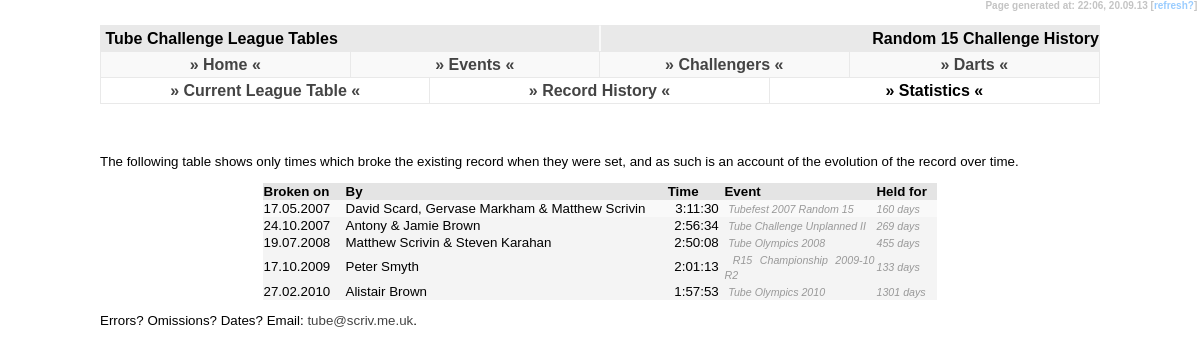
Page /random15/history/index.php on the committed database.
### tables this page shows
CREATE TABLE IF NOT EXISTS `tc_data` (
  `tc_challenge` varchar(3) NOT NULL DEFAULT '',
  `tc_name` varchar(255) NOT NULL DEFAULT '',
  `tc_hours` tinyint(2) NOT NULL DEFAULT '0',
  `tc_mins` tinyint(2) NOT NULL DEFAULT '0',
  `tc_sec` tinyint(2) NOT NULL DEFAULT '0',
  `tc_event` varchar(255) DEFAULT NULL,
  `tc_date` date DEFAULT NULL,
  `tc_fn_station_count` smallint(4) DEFAULT NULL,
  `tc_fn274_excluded_station` varchar(3) DEFAULT NULL,
  `tc_fn_gwr` char(1) DEFAULT NULL,
  `tc_uid` int(4) NOT NULL AUTO_INCREMENT,
  `tc_pending_yn` char(1) NOT NULL DEFAULT 'N',
  `tc_upd_id` varchar(3) NOT NULL DEFAULT '',
  `tc_upd_date` timestamp NOT NULL DEFAULT CURRENT_TIMESTAMP ON UPDATE CURRENT_TIMESTAMP,
  PRIMARY KEY (`tc_uid`)
);

### random15/history/index.php (the view, shortened to what this page needs)
<!DOCTYPE html PUBLIC "-//W3C//DTD XHTML 1.0 Strict//EN" "http://www.w3.org/TR/xhtml1/DTD/xhtml1-strict.dtd">
<html xmlns="http://www.w3.org/1999/xhtml" xml:lang="en">
<head>
  <link rel="stylesheet" title="Default" type="text/css" href="../../default.css" />
</head>
<body><div id="temps">Page generated at: <?php echo date("H:i"); ?>,&nbsp;<?php echo date("d.m.y"); ?>&nbsp;[<a class="text" href="javascript:location.reload()">refresh?</a>]&nbsp;</div>
<div id="header1">&nbsp;Tube Challenge League Tables</div>
<div id="header2">&nbsp;Random 15 Challenge History</div>
<?php
	include('../../menu.php');
	include('../../submenu.php');
?>
<div id="content">
	<h3>&nbsp;</h3>
<p>The following table shows only times which broke the existing record when they were set, and as such is an account of the evolution of the record over time.</p>
			<table align="center" border="0" cellpadding="1" cellspacing="0">
				<tr class="newshead">
					<td width="80">Broken on</td>
					<td>By</td>
					<td align="center">Time&nbsp;</td>
					<td width="150">Event</td>
					<td width="60">Held for</td>
				</tr>
				<?php
					$query = "SELECT * FROM tc_data WHERE tc_challenge = 'R15' AND tc_date is not null ORDER BY tc_date, tc_hours, tc_mins, tc_sec";
					$fnc = mysql_query($query) or die("Select Failed! [302]");
					$fncpos = 0;
						$prevhr = 19;
						$prevmin = 57;
						$prevsec = 47;
					while ($fncdata = mysql_fetch_array($fnc)) {
						$fncpos++;
						if(mktime($fncdata['tc_hours'], $fncdata['tc_mins'], $fncdata['tc_sec']) < mktime($prevhr, $prevmin, $prevsec)){
						if ($fncpos > 1){
						?>
					<td><i><?php $diff = (date("U", strtotime($fncdata['tc_date'])) - $prevdate)/86400; echo round($diff); ?> days</i></td>
				</tr><?php } ?>
				<tr class="row<?php if($fncpos%2 != 0){ echo "1"; } else { echo "2"; } ?>">
					<td><?php if ($fncdata['tc_date']){ echo date("d.m.Y", strtotime($fncdata['tc_date']));} ?></td>
					<td><?php echo $fncdata['tc_name']; ?></td>
					<td width="75" align="right"><?php if ($fncdata['tc_fn_gwr'] == "Y"){ ?>&#174;&nbsp;<?php } echo $fncdata['tc_hours']; ?>:<?php if ($fncdata['tc_mins'] < 10){ ?>0<?php } echo $fncdata['tc_mins']; ?>:<?php if ($fncdata['tc_sec'] < 10){ ?>0<?php } echo $fncdata['tc_sec']; ?>&nbsp;</td>
					<td>&nbsp;<i><?php echo $fncdata['tc_event']; ?></i></td>
				<?php	$prevhr = $fncdata['tc_hours'];
						$prevmin = $fncdata['tc_mins'];
						$prevsec = $fncdata['tc_sec'];
						$prevdate = date("U", strtotime($fncdata['tc_date']));
					} } ?>
					<td><i><?php $diff = (date("U", strtotime(date("Y-m-d"))) - $prevdate)/86400; echo round($diff); ?> days</i></td>
				</tr>
			</table>
<p>Errors? Omissions? Dates? Email: <a href="mailto:tube@scriv.me.uk">tube&#64;scriv.me.uk</a>.</p>
</div>
</body>
</html>

### default.css (style rules this page uses)
body { padding: 0; margin: 0; font-family: Trebuchet MS, Arial, Verdana, Helvetica, Calibri, sans-serif; background-color: #fff; font-weight: bold; }
#header1 { position: absolute; height: 25px; border-right: solid 1px #f9f9f9; border-left: solid 1px #e9e9e9; border-top: solid 1px #e9e9e9; border-bottom: solid 1px #e9e9e9; left: 100px; right: 50%; top: 25px; background-color: #e9e9e9; line-height: 25px; vertical-align: middle; }
#header2 { position: absolute; height: 25px; border-left: solid 1px #f9f9f9; border-right: solid 1px #e9e9e9; border-top: solid 1px #e9e9e9; border-bottom: solid 1px #e9e9e9; left: 50%; right: 100px; top: 25px; background-color: #e9e9e9; border-width: 1px; line-height: 25px; vertical-align: middle; text-align: right; }
#content { position: absolute; left: 100px; right: 100px; top: 108px; font-weight: normal; font-size: 10pt; text-align: justify; }
#temps { text-align: right; color: #c4c4c4; font-size: 7.5pt; position: absolute; right: 0px; height: 15px; top: 0px; margin: 0px 0px; vertical-align: middle; background-color: #ffffff; }
.newshead { background-color: #e4e4e4; vertical-align: middle; font-weight: bold; }
.row1 { background-color: #f9f9f9; }
.row2 { background-color: #f4f4f4; }
i { font-size: 8pt; color: #999999; }
a:link { color: #444444; text-decoration: none; }
a.text:link { color: #99ccff; text-decoration: none; }
h3 { padding-top: 15px; margin: 0; }

### rows in the picture
tc_data: tc_date "17.05.2007", tc_name "David Scard, Gervase Markham & Matthew Scrivin", tc_hours "3", tc_mins "11", tc_sec "30", tc_event "Tubefest 2007 Random 15"
tc_data: diff "160", tc_date "24.10.2007", tc_name "Antony & Jamie Brown", tc_hours "2", tc_mins "56", tc_sec "34", tc_event "Tube Challenge Unplanned II"
tc_data: diff "269", tc_date "19.07.2008", tc_name "Matthew Scrivin & Steven Karahan", tc_hours "2", tc_mins "50", tc_sec "8", tc_event "Tube Olympics 2008"
tc_data: diff "455", tc_date "17.10.2009", tc_name "Peter Smyth", tc_hours "2", tc_mins "1", tc_sec "13", tc_event "R15 Championship 2009-10 R2"
tc_data: diff "133", tc_date "27.02.2010", tc_name "Alistair Brown", tc_hours "1", tc_mins "57", tc_sec "53", tc_event "Tube Olympics 2010", tc_date "1301"
